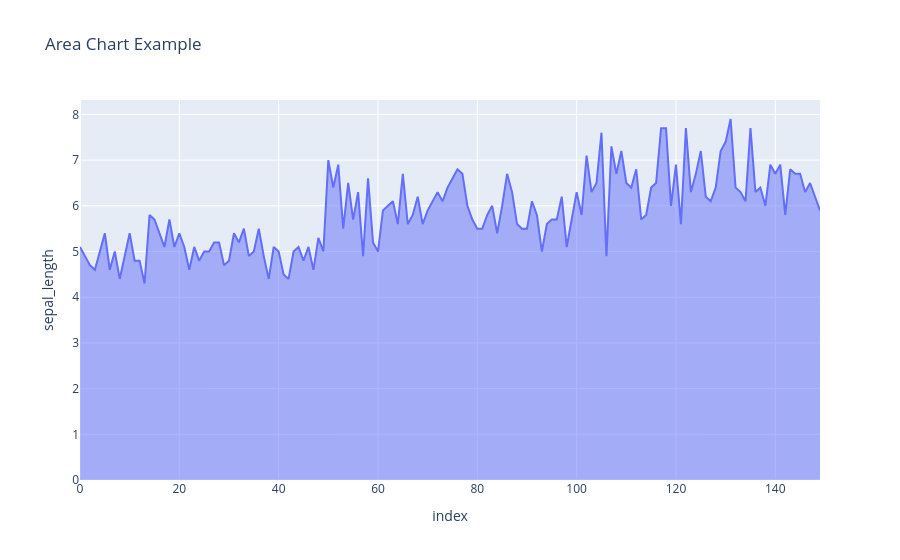

The notebook cell saved with this chart:
### Code cell
fig = px.area(df, x=df.index, y="sepal_length", title="Area Chart Example")
fig.show()

### Figure 1 — Plotly figure (JSON) as saved in the notebook; plotly's stock layout.template omitted (floating-point values rounded to 4 significant figures; data arrays with more than 128 entries replaced by an {"elided": "..."} marker saying what was removed)
{"data": [{"fillpattern": {"shape": ""}, "hovertemplate": "index=%{x}<br>sepal_length=%{y}<extra></extra>", "legendgroup": "", "line": {"color": "#636efa"}, "marker": {"symbol": "circle"}, "mode": "lines", "name": "", "orientation": "v", "showlegend": false, "stackgroup": "1", "type": "scatter", "x": {"elided": "150 int values"}, "xaxis": "x", "y": {"elided": "150 float values"}, "yaxis": "y"}], "layout": {"legend": {"tracegroupgap": 0}, "title": {"text": "Area Chart Example"}, "xaxis": {"anchor": "y", "domain": [0, 1], "title": {"text": "index"}}, "yaxis": {"anchor": "x", "domain": [0, 1], "title": {"text": "sepal_length"}}}}
